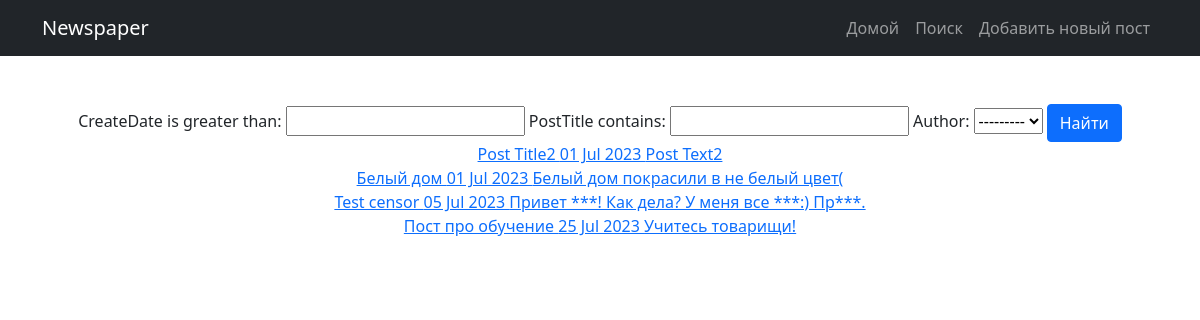
/news/search/, run on an earlier commit of the app's database.
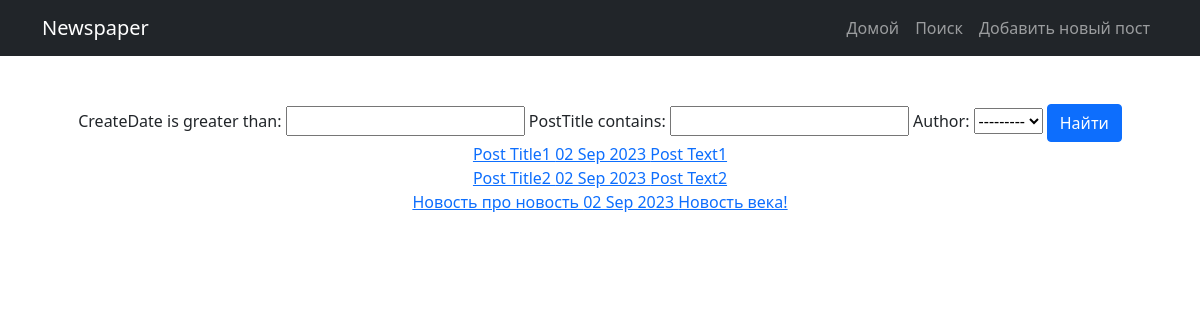
And on a later commit of the database.
### news/models.py (models this page shows, shortened)
class Post(models.Model):
    author = models.ForeignKey(Author, on_delete=models.CASCADE)
    ARTICLE = 'AR'
    NEWS = 'NW'
    CHOICES = [
        (ARTICLE, 'Статья'),
        (NEWS, 'Новость')
    ]
    choice = models.CharField(max_length=2, choices=CHOICES, default=ARTICLE)
    createDate = models.DateTimeField(auto_now_add=True)
    category = models.ManyToManyField(Category, through='PostCategory')
    postTitle = models.CharField(max_length=255)
    postText = models.TextField()
    postRating = models.IntegerField(default=0)

### news/views.py (the view)
# urls.py: path('search/', SearchNews.as_view(), name='postSearch'),
class SearchNews(ListView):
    model = Post
    template_name = 'search.html'
    context_object_name = 'filter_posts'
    def get_context_data(self, **kwargs):
        context = super().get_context_data(**kwargs)
        context['filter'] = PostFilter(self.request.GET, queryset=self.get_queryset())
        return context

### news/models.py (called while the page is built)
    def __str__(self):
        return self.authorUser.username

### news/templatetags/custom_filters.py (called while the page is built)
@register.filter(name='censor')
def censor(value):
    bad_words = ['плохое_слово1', 'плохое_слово2', 'плохое_слово3', 'плохое_слово4']
    for w in bad_words:
        if w in value:
            value = value.replace(w, '***')
    return value

### templates/search.html (shortened to what this page needs)
{% extends 'default.html' %}
{% block content %}
    <form method="GET">
        {{ filter.form }}
        <input class="btn btn-primary" type="submit" value="Найти">
    </form>
    {% for post in filter.qs %}
        <div>
            <a href="{% url 'news:postDetail' post.id %}">{{ post.postTitle|censor }} {{ post.createDate|date:'d M Y' }} {{ post.postText|truncatewords:20|censor }}</a>
        </div>
    {% endfor %}
{% endblock content %}

What changed in the data, as far as the page shows it:
removed Post: postTitle|censor "Белый дом", createDate "01 Jul 2023", postText|censor "Белый дом покрасили в не белый цвет("
removed Post: postTitle|censor "Test censor", createDate "05 Jul 2023", postText|censor "Привет ***! Как дела? У меня все ***:) Пр***."
removed Post: postTitle|censor "Пост про обучение", createDate "25 Jul 2023", postText|censor "Учитесь товарищи!"
added Post: postTitle|censor "Post Title1", createDate "02 Sep 2023", postText|censor "Post Text1"
changed Post "Post Title2": createDate "01 Jul 2023" → "02 Sep 2023"
added Post: postTitle|censor "Новость про новость", createDate "02 Sep 2023", postText|censor "Новость века!"
